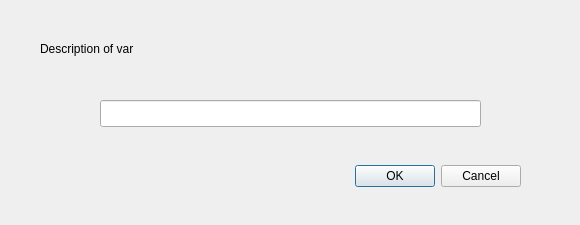
<?xml version="1.0" encoding="UTF-8"?>
<ui version="4.0">
 <class>varcommdlg</class>
 <widget class="QDialog" name="varcommdlg">
  <property name="geometry">
   <rect>
    <x>0</x>
    <y>0</y>
    <width>580</width>
    <height>225</height>
   </rect>
  </property>
  <property name="windowTitle">
   <string>Description/Comment on variable</string>
  </property>
  <widget class="QDialogButtonBox" name="buttonBox">
   <property name="geometry">
    <rect>
     <x>320</x>
     <y>160</y>
     <width>201</width>
     <height>32</height>
    </rect>
   </property>
   <property name="orientation">
    <enum>Qt::Horizontal</enum>
   </property>
   <property name="standardButtons">
    <set>QDialogButtonBox::Cancel|QDialogButtonBox::Ok</set>
   </property>
  </widget>
  <widget class="QLabel" name="label">
   <property name="geometry">
    <rect>
     <x>40</x>
     <y>40</y>
     <width>141</width>
     <height>17</height>
    </rect>
   </property>
   <property name="text">
    <string>Description of var</string>
   </property>
  </widget>
  <widget class="QLabel" name="edvar">
   <property name="geometry">
    <rect>
     <x>180</x>
     <y>40</y>
     <width>301</width>
     <height>17</height>
    </rect>
   </property>
   <property name="text">
    <string/>
   </property>
  </widget>
  <widget class="QLineEdit" name="comment">
   <property name="geometry">
    <rect>
     <x>100</x>
     <y>100</y>
     <width>381</width>
     <height>27</height>
    </rect>
   </property>
   <property name="toolTip">
    <string>This is a description or comment about the variable</string>
   </property>
   <property name="maxLength">
    <number>41</number>
   </property>
  </widget>
 </widget>
 <tabstops>
  <tabstop>comment</tabstop>
  <tabstop>buttonBox</tabstop>
 </tabstops>
 <resources/>
 <connections>
  <connection>
   <sender>buttonBox</sender>
   <signal>accepted()</signal>
   <receiver>varcommdlg</receiver>
   <slot>accept()</slot>
   <hints>
    <hint type="sourcelabel">
     <x>248</x>
     <y>254</y>
    </hint>
    <hint type="destinationlabel">
     <x>157</x>
     <y>274</y>
    </hint>
   </hints>
  </connection>
  <connection>
   <sender>buttonBox</sender>
   <signal>rejected()</signal>
   <receiver>varcommdlg</receiver>
   <slot>reject()</slot>
   <hints>
    <hint type="sourcelabel">
     <x>316</x>
     <y>260</y>
    </hint>
    <hint type="destinationlabel">
     <x>286</x>
     <y>274</y>
    </hint>
   </hints>
  </connection>
 </connections>
</ui>
